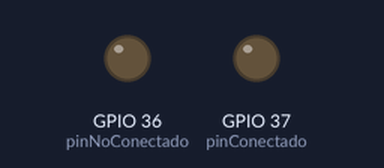
Simulated run of this sketch. Board: ESP32. On the bench: output pins drawn as LEDs (lit = HIGH). WiFi joins after 1.5 s; servers stay silent unless stated; what the sketch prints to the serial monitor is not drawn.

Above: at 0.0 s.
At 1.1 s:
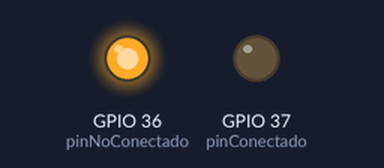
At 2.6 s:
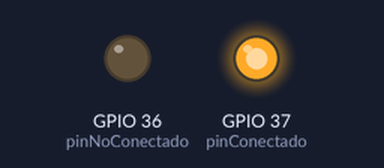
Timing chart, 0 to 4.1 s (numbered marks = the images above):
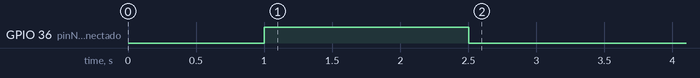

The sketch:

ejemplo_wifi_estatica.ino
```cpp
#include <WiFi.h>

#define pinNoConectado 36
#define pinConectado 37

const char* ssid = "Kiwis e Caquis";
const char* password = "35259600";

// Define a IP fixa, a máscara de subrede e a porta de enlace
IPAddress staticIP(192, 168, 64, 248);     // IP fixa (192.168.64.248)
IPAddress gateway(192, 168, 64, 1);       // Porta de enlace (Exemplo: 192.168.64.1)
IPAddress subnet(255, 255, 255, 0);       // Máscara de subrede (Moi común: 255.255.255.0)
// IPAddress primaryDNS(8, 8, 8, 8);      // DNS Primario (Opcional)
// IPAddress secondaryDNS(8, 8, 4, 4);    // DNS Secundario (Opcional)

void cambiarSituacion(bool conectado)
{
    if(conectado)
    {
        digitalWrite(pinConectado,HIGH);
        digitalWrite(pinNoConectado,LOW);
        return;
    }

    digitalWrite(pinConectado,LOW);
    digitalWrite(pinNoConectado,HIGH);
}

void setup()
{

    pinMode(pinNoConectado,OUTPUT);
    pinMode(pinConectado,OUTPUT);

    Serial.begin(115200);
    delay(1000);

    // 1. Configurar a IP estática antes de conectarse
    WiFi.config(staticIP, gateway, subnet);
    // Configurar tamén os DNS:
    // WiFi.config(staticIP, gateway, subnet, primaryDNS, secondaryDNS);

    WiFi.mode(WIFI_STA); // Modo Estación (Cliente)
    Serial.print("Intentando conectar a ");
    Serial.println(ssid);

    WiFi.begin(ssid, password);
    Serial.println("\nConectando");
    cambiarSituacion(false);

    while(WiFi.status() != WL_CONNECTED)
    {
        Serial.print(".");
        delay(500);
    }

    cambiarSituacion(true);

    Serial.println("\nConectado á rede WiFi");
    Serial.print("IP ESP32 Local: ");
    Serial.println(WiFi.localIP());
}

void loop(){}
```
